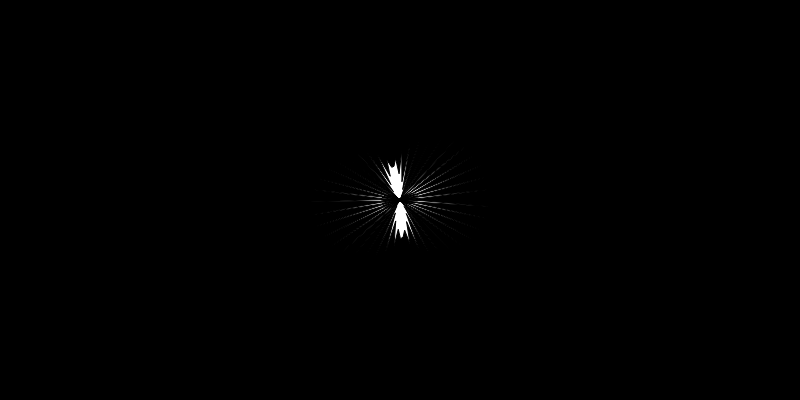
Frame 1 (no input)
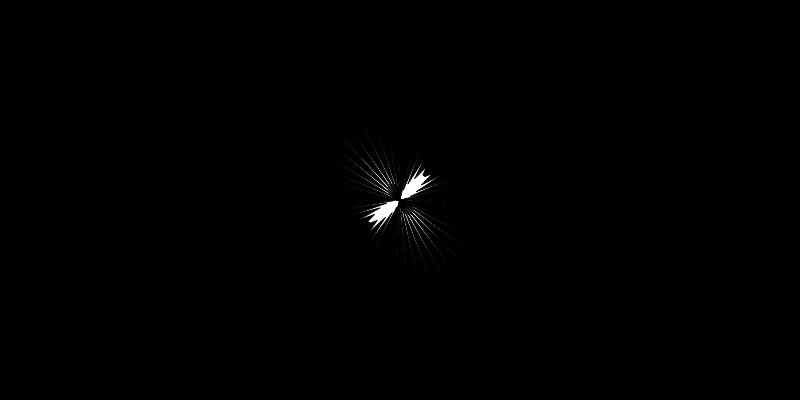
Frame 60 (no input)
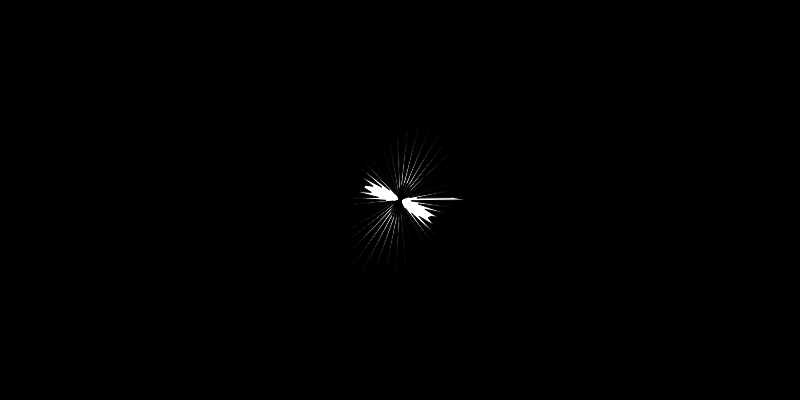
Frame 120 (the mouse pressed at the canvas centre since frame 60)

The p5.js sketch that drew these frames (run headless with seeded random() and noise() and a simulated clock; from frame 60 on, the mouse is pressed at the canvas centre):

// p5.js sketch
// ── sketch.js
function setup(){
  createCanvas(800,400)
  background(0) 
}
function draw(){
  background(0)
  buildings.show()
}
var buildings={
  "show": function(){
    translate(canvas.width/2,canvas.height/2)
    beginShape()
    var d=88.66
    for(var a = 0; a <= TWO_PI; a+=TWO_PI/d){
      
      var o = map(cos(a * 666 + frameCount * 666),.66,.33,-33,3)
      var r = 33+o
      var x = (r*cos(a))/2
      var y = (r*sin(a))/2
      vertex(x,y)
      arc(x,y,r,o,a,a)
  }
    endShape()
  }
}
